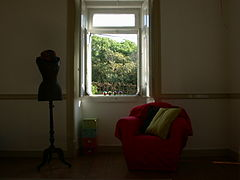
#> input picture img1.jpg, 240 x 180 px
$ python proiect.py
#> lines starting #> are read from the running program, lines starting #| are printed output that depends on the picture
import cv2 as cv
import numpy as np

#Load exposure images into a list
img_names = ["img1.jpg", "img2.jpg", "img3.jpg", "img4.jpg"]
img_list = [cv.imread(fn) for fn in img_names]
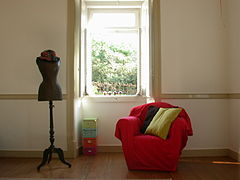
#> input picture img2.jpg, 240 x 180 px
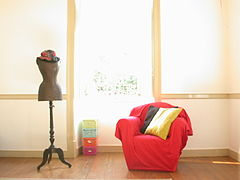
#> input picture img3.jpg, 240 x 180 px
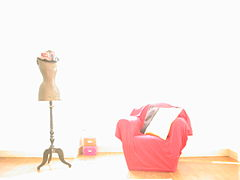
#> input picture img4.jpg, 240 x 180 px
#> img_list = 4 items

exposure_times = np.array([15.0, 2.5, 0.25, 0.0333], dtype=np.float32)

calibrateDebevec = cv.createCalibrateDebevec()
responseDebevec = calibrateDebevec.process(img_list, exposure_times)
#> responseDebevec = 256 rows, first 8: [228.2, 252.4, 153], [191.6, 221.1, 137.6], [160.9, 193.7, 123.6], [135.3, 169.7, 111.1], [115.1, 148.5, 100.3], [99.05, 130.5, 90.88], [86.45, 115.5, 82.72], [76.51, 102.8, 75.59]

mergeDebevec = cv.createMergeDebevec()
hdrDebevec = mergeDebevec.process(img_list, exposure_times, responseDebevec)
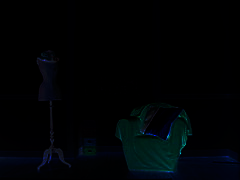
#> hdrDebevec: shape (180, 240, 3) float32; mean of channels 0, 1, 2 6.3, 4.1, 1; drawn with min black and max white

# [19 lines of commented-out code are left out]

cv.imwrite("hdrDebevec.jpg", hdrDebevec)
#cv.imwrite("fusion_mertens.jpg", res_mertens_8bit)
